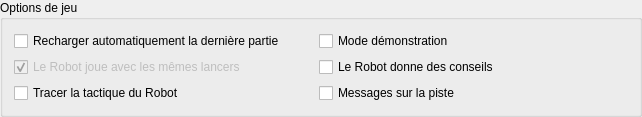
         <widget class="QGroupBox" name="groupBox_5">
          <property name="font">
           <font>
            <family>Helvetica</family>
           </font>
          </property>
          <property name="title">
           <string>Options de jeu</string>
          </property>
          <layout class="QGridLayout" name="gridLayout_13">
           <item row="0" column="0" colspan="4">
            <widget class="QCheckBox" name="optionLoadLastGame">
             <property name="sizePolicy">
              <sizepolicy hsizetype="Maximum" vsizetype="Maximum">
               <horstretch>0</horstretch>
               <verstretch>0</verstretch>
              </sizepolicy>
             </property>
             <property name="font">
              <font>
               <family>Helvetica</family>
              </font>
             </property>
             <property name="toolTip">
              <string>&lt;!DOCTYPE HTML PUBLIC &quot;-//W3C//DTD HTML 4.0//EN&quot; &quot;http://www.w3.org/TR/REC-html40/strict.dtd&quot;&gt;
&lt;html&gt;&lt;head&gt;&lt;meta name=&quot;qrichtext&quot; content=&quot;1&quot; /&gt;&lt;style type=&quot;text/css&quot;&gt;
p, li { white-space: pre-wrap; }
&lt;/style&gt;&lt;/head&gt;&lt;body style=&quot; font-family:'Sans'; font-size:9pt; font-weight:400; font-style:normal;&quot;&gt;
&lt;p style=&quot; margin-top:0px; margin-bottom:0px; margin-left:0px; margin-right:0px; -qt-block-indent:0; text-indent:0px;&quot;&gt;Sélectionnez la case pour retrouver la partie en cours au prochain lancement de &lt;span style=&quot; font-weight:600; color:#ff5500;&quot;&gt;Nem&lt;/span&gt;&lt;span style=&quot; font-weight:600;&quot;&gt;-&lt;/span&gt;&lt;span style=&quot; font-weight:600; color:#ff5500;&quot;&gt;Nem&lt;/span&gt;&lt;/p&gt;&lt;/body&gt;&lt;/html&gt;</string>
             </property>
             <property name="text">
              <string>Recharger automatiquement la dernière partie</string>
             </property>
            </widget>
           </item>
           <item row="0" column="4">
            <widget class="QCheckBox" name="optionDemoMode">
             <property name="text">
              <string>Mode démonstration</string>
             </property>
            </widget>
           </item>
           <item row="0" column="5">
            <spacer name="horizontalSpacer_10">
             <property name="orientation">
              <enum>Qt::Horizontal</enum>
             </property>
             <property name="sizeHint" stdset="0">
              <size>
               <width>129</width>
               <height>20</height>
              </size>
             </property>
            </spacer>
           </item>
           <item row="1" column="0" colspan="2">
            <widget class="QCheckBox" name="optionsSameRolls">
             <property name="enabled">
              <bool>false</bool>
             </property>
             <property name="font">
              <font>
               <family>Helvetica</family>
              </font>
             </property>
             <property name="text">
              <string>Le Robot joue avec les mêmes lancers</string>
             </property>
             <property name="checked">
              <bool>true</bool>
             </property>
            </widget>
           </item>
           <item row="1" column="4">
            <widget class="QCheckBox" name="optionSuggestion">
             <property name="enabled">
              <bool>true</bool>
             </property>
             <property name="sizePolicy">
              <sizepolicy hsizetype="Maximum" vsizetype="Maximum">
               <horstretch>0</horstretch>
               <verstretch>0</verstretch>
              </sizepolicy>
             </property>
             <property name="maximumSize">
              <size>
               <width>396</width>
               <height>16777215</height>
              </size>
             </property>
             <property name="font">
              <font>
               <family>Helvetica</family>
              </font>
             </property>
             <property name="toolTip">
              <string>Le Robot sélectionne les dés à relancer</string>
             </property>
             <property name="text">
              <string>Le Robot donne des conseils</string>
             </property>
             <property name="checkable">
              <bool>true</bool>
             </property>
             <property name="checked">
              <bool>false</bool>
             </property>
            </widget>
           </item>
           <item row="1" column="5">
            <spacer name="horizontalSpacer_9">
             <property name="orientation">
              <enum>Qt::Horizontal</enum>
             </property>
             <property name="sizeHint" stdset="0">
              <size>
               <width>128</width>
               <height>20</height>
              </size>
             </property>
            </spacer>
           </item>
           <item row="2" column="5">
            <spacer name="horizontalSpacer_5">
             <property name="orientation">
              <enum>Qt::Horizontal</enum>
             </property>
             <property name="sizeHint" stdset="0">
              <size>
               <width>40</width>
               <height>20</height>
              </size>
             </property>
            </spacer>
           </item>
           <item row="2" column="0">
            <widget class="QCheckBox" name="optionTraceRobot">
             <property name="enabled">
              <bool>true</bool>
             </property>
             <property name="text">
              <string>Tracer la tactique du Robot</string>
             </property>
            </widget>
           </item>
           <item row="2" column="4">
            <widget class="QCheckBox" name="optionBoardMessages">
             <property name="text">
              <string>Messages sur la piste</string>
             </property>
            </widget>
           </item>
          </layout>
         </widget>
